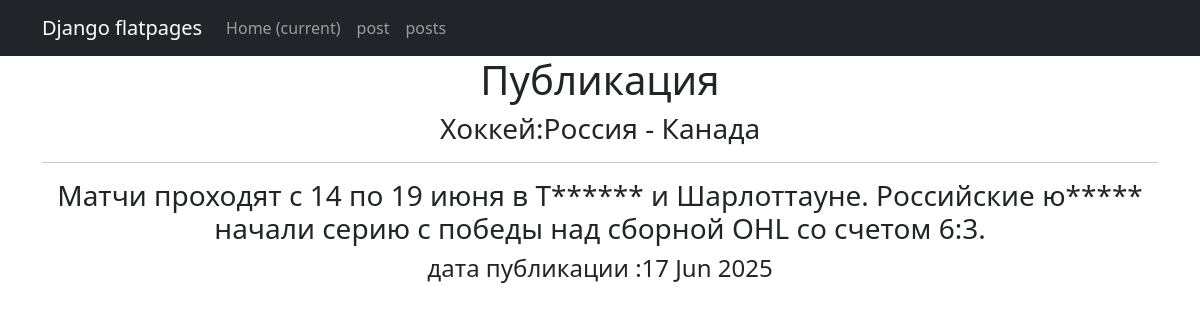
The page /news/1 on the database as committed earlier.
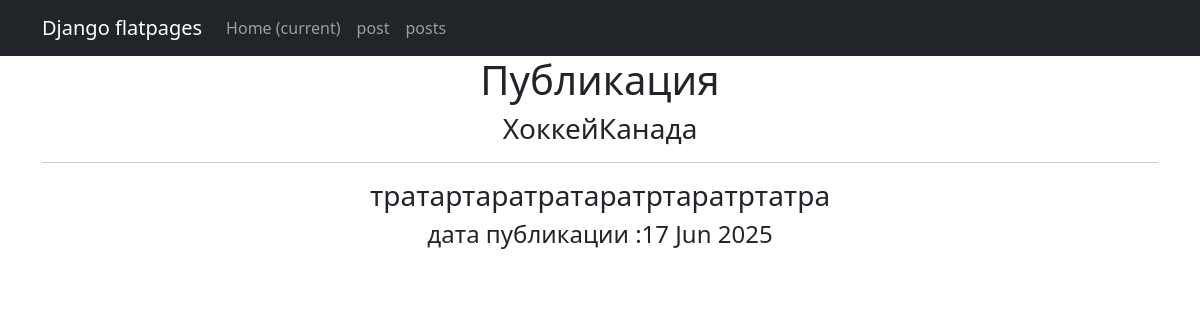
The same page on the database as committed later.
### news/models.py (models this page shows, shortened)
class Post(models.Model):
    author = models.ForeignKey(Author, on_delete=models.CASCADE)
    article = models.BooleanField(default=False)
    time_in = models.DateTimeField(auto_now_add=True)
    category = models.ManyToManyField(Category, through='PostCategory')
    heading = models.CharField(max_length=255, unique=True)
    text = models.TextField()
    rating_post = models.FloatField(default=0.0)

### news/views.py (the view)
# urls.py: path('news/<int:pk>', PostDetail.as_view(), name = 'post_detail'),
class PostDetail(DetailView):
    model = Post
    template_name = 'post.html'
    context_object_name = 'post'

### news/templatetags/custom_filters.py (called while the page is built)
@register.filter()
def censor(value):
   if not  isinstance(value, str):
      raise FilterException("Фильтр применяется только к строке")
   for word in OBSCENE_WORDS:
       word_low = word.title()
       value = value.replace(word,word[0]+ '*' * (len(word) - 1))
       value = value.replace(word_low, word_low[0] + '*' * (len(word) - 1))
   return value

### templates/post.html (shortened to what this page needs)
{% extends 'flatpages/default.html' %}
{% load custom_filters %}!
{% load custom_tags %}
{% block content %}
   <h1>Публикация</h1>
        <h3>{{ post.heading }} </h3>
 <hr>
             <h3>{{ post.text|censor }}</h3>
           <h4>дата публикации :{{ post.time_in|date:'d M Y' }}</h4>
{% endblock content %}

Rows that differ between the two databases and show on the page:
changed Post: heading "Хоккей:Россия - Канада" → "ХоккейКанада"; text|censor "Матчи проходят с 14 по 19 июня в Т****** и Шарлоттауне. Российские ю***** начали серию с победы над сборной OHL со счетом 6:3." → "тратартаратратаратртаратртатра"
